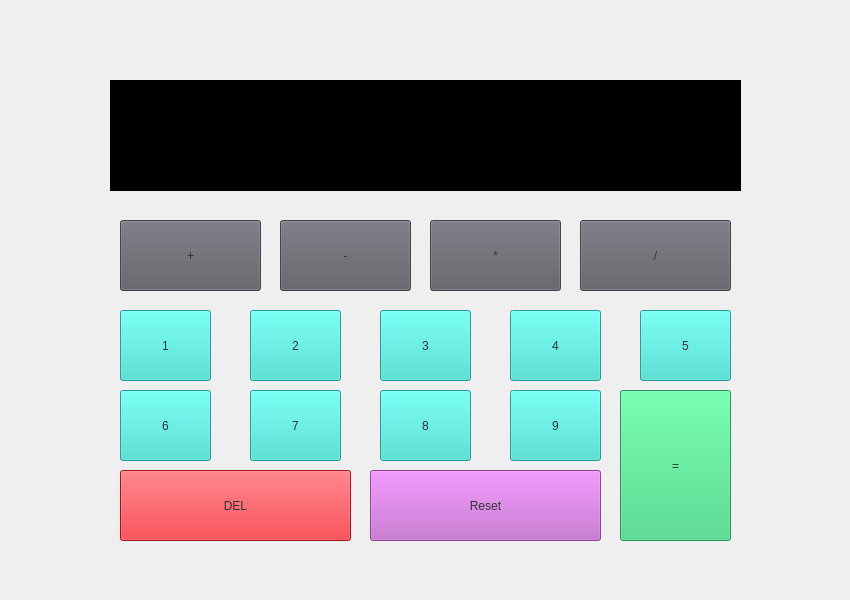
<?xml version="1.0" encoding="UTF-8"?>
<ui version="4.0">
 <class>Calculator</class>
 <widget class="QWidget" name="Calculator">
  <property name="geometry">
   <rect>
    <x>0</x>
    <y>0</y>
    <width>850</width>
    <height>600</height>
   </rect>
  </property>
  <property name="windowTitle">
   <string>Calculator</string>
  </property>
  <property name="styleSheet">
   <string notr="true">color: rgb(46, 52, 54);</string>
  </property>
  <widget class="QPushButton" name="PB1">
   <property name="geometry">
    <rect>
     <x>120</x>
     <y>220</y>
     <width>141</width>
     <height>71</height>
    </rect>
   </property>
   <property name="styleSheet">
    <string notr="true">background-color: rgb(94, 92, 100);
font: 48pt &quot;Ubuntu&quot;;</string>
   </property>
   <property name="text">
    <string>+</string>
   </property>
  </widget>
  <widget class="QTextEdit" name="textEdit">
   <property name="geometry">
    <rect>
     <x>110</x>
     <y>80</y>
     <width>631</width>
     <height>111</height>
    </rect>
   </property>
   <property name="styleSheet">
    <string notr="true">background-color: rgb(0, 0, 0);
color: rgb(26, 95, 180);
font: 36pt &quot;Ubuntu&quot;;
</string>
   </property>
  </widget>
  <widget class="QPushButton" name="PB2">
   <property name="geometry">
    <rect>
     <x>280</x>
     <y>220</y>
     <width>131</width>
     <height>71</height>
    </rect>
   </property>
   <property name="styleSheet">
    <string notr="true">background-color: rgb(94, 92, 100);
font: 48pt &quot;Ubuntu&quot;;</string>
   </property>
   <property name="text">
    <string>-</string>
   </property>
  </widget>
  <widget class="QPushButton" name="PB3">
   <property name="geometry">
    <rect>
     <x>430</x>
     <y>220</y>
     <width>131</width>
     <height>71</height>
    </rect>
   </property>
   <property name="styleSheet">
    <string notr="true">background-color: rgb(94, 92, 100);
font: 45pt &quot;Ubuntu&quot;;</string>
   </property>
   <property name="text">
    <string>*</string>
   </property>
  </widget>
  <widget class="QPushButton" name="PB4">
   <property name="geometry">
    <rect>
     <x>580</x>
     <y>220</y>
     <width>151</width>
     <height>71</height>
    </rect>
   </property>
   <property name="styleSheet">
    <string notr="true">background-color: rgb(94, 92, 100);
font: 40pt &quot;Ubuntu&quot;;</string>
   </property>
   <property name="text">
    <string>/</string>
   </property>
  </widget>
  <widget class="QPushButton" name="PB5">
   <property name="geometry">
    <rect>
     <x>120</x>
     <y>310</y>
     <width>91</width>
     <height>71</height>
    </rect>
   </property>
   <property name="styleSheet">
    <string notr="true">background-color: rgb(49, 221, 207);
font: 24pt &quot;Ubuntu&quot;;</string>
   </property>
   <property name="text">
    <string>1</string>
   </property>
  </widget>
  <widget class="QPushButton" name="PB6">
   <property name="geometry">
    <rect>
     <x>250</x>
     <y>310</y>
     <width>91</width>
     <height>71</height>
    </rect>
   </property>
   <property name="styleSheet">
    <string notr="true">background-color: rgb(49, 221, 207);
font: 24pt &quot;Ubuntu&quot;;</string>
   </property>
   <property name="text">
    <string>2</string>
   </property>
  </widget>
  <widget class="QPushButton" name="PB7">
   <property name="geometry">
    <rect>
     <x>380</x>
     <y>310</y>
     <width>91</width>
     <height>71</height>
    </rect>
   </property>
   <property name="styleSheet">
    <string notr="true">background-color: rgb(49, 221, 207);
font: 24pt &quot;Ubuntu&quot;;</string>
   </property>
   <property name="text">
    <string>3</string>
   </property>
  </widget>
  <widget class="QPushButton" name="PB8">
   <property name="geometry">
    <rect>
     <x>510</x>
     <y>310</y>
     <width>91</width>
     <height>71</height>
    </rect>
   </property>
   <property name="styleSheet">
    <string notr="true">background-color: rgb(49, 221, 207);
font: 24pt &quot;Ubuntu&quot;;</string>
   </property>
   <property name="text">
    <string>4</string>
   </property>
  </widget>
  <widget class="QPushButton" name="PB9">
   <property name="geometry">
    <rect>
     <x>640</x>
     <y>310</y>
     <width>91</width>
     <height>71</height>
    </rect>
   </property>
   <property name="styleSheet">
    <string notr="true">background-color: rgb(49, 221, 207);
font: 24pt &quot;Ubuntu&quot;;</string>
   </property>
   <property name="text">
    <string>5</string>
   </property>
  </widget>
  <widget class="QPushButton" name="PB12">
   <property name="geometry">
    <rect>
     <x>380</x>
     <y>390</y>
     <width>91</width>
     <height>71</height>
    </rect>
   </property>
   <property name="styleSheet">
    <string notr="true">background-color: rgb(49, 221, 207);
font: 24pt &quot;Ubuntu&quot;;</string>
   </property>
   <property name="text">
    <string>8</string>
   </property>
  </widget>
  <widget class="QPushButton" name="PB13">
   <property name="geometry">
    <rect>
     <x>510</x>
     <y>390</y>
     <width>91</width>
     <height>71</height>
    </rect>
   </property>
   <property name="styleSheet">
    <string notr="true">background-color: rgb(49, 221, 207);
font: 24pt &quot;Ubuntu&quot;;</string>
   </property>
   <property name="text">
    <string>9</string>
   </property>
  </widget>
  <widget class="QPushButton" name="PB10">
   <property name="geometry">
    <rect>
     <x>120</x>
     <y>390</y>
     <width>91</width>
     <height>71</height>
    </rect>
   </property>
   <property name="styleSheet">
    <string notr="true">background-color: rgb(49, 221, 207);
font: 24pt &quot;Ubuntu&quot;;</string>
   </property>
   <property name="text">
    <string>6</string>
   </property>
  </widget>
  <widget class="QPushButton" name="PB11">
   <property name="geometry">
    <rect>
     <x>250</x>
     <y>390</y>
     <width>91</width>
     <height>71</height>
    </rect>
   </property>
   <property name="styleSheet">
    <string notr="true">background-color: rgb(49, 221, 207);
font: 24pt &quot;Ubuntu&quot;;</string>
   </property>
   <property name="text">
    <string>7</string>
   </property>
  </widget>
  <widget class="QPushButton" name="PB14">
   <property name="geometry">
    <rect>
     <x>620</x>
     <y>390</y>
     <width>111</width>
     <height>151</height>
    </rect>
   </property>
   <property name="styleSheet">
    <string notr="true">background-color: rgb(51, 209, 122);
font: 28pt &quot;Ubuntu&quot;;</string>
   </property>
   <property name="text">
    <string>=</string>
   </property>
  </widget>
  <widget class="QPushButton" name="PB15">
   <property name="geometry">
    <rect>
     <x>120</x>
     <y>470</y>
     <width>231</width>
     <height>71</height>
    </rect>
   </property>
   <property name="styleSheet">
    <string notr="true">background-color: rgb(224, 27, 36);
font: 24pt &quot;Ubuntu&quot;;</string>
   </property>
   <property name="text">
    <string>DEL</string>
   </property>
  </widget>
  <widget class="QPushButton" name="PB16">
   <property name="geometry">
    <rect>
     <x>370</x>
     <y>470</y>
     <width>231</width>
     <height>71</height>
    </rect>
   </property>
   <property name="styleSheet">
    <string notr="true">background-color: rgb(192, 97, 203);
font: 24pt &quot;Ubuntu&quot;;</string>
   </property>
   <property name="text">
    <string>Reset</string>
   </property>
  </widget>
 </widget>
 <resources/>
 <connections/>
</ui>
